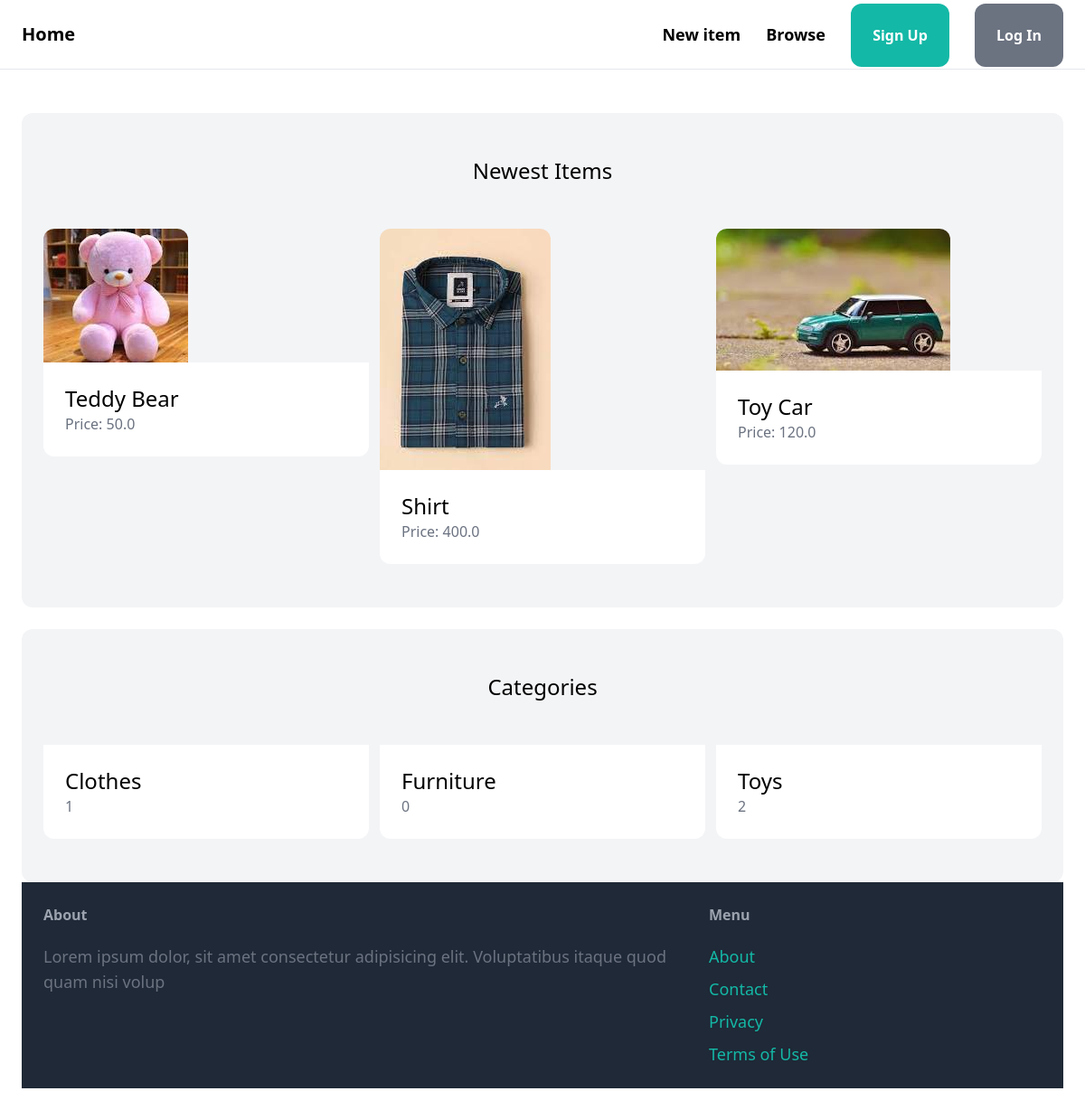
The page / on the database its author committed.
### item/models.py (models this page shows, shortened)
class Item(models.Model):
    category = models.ForeignKey(Category, related_name='items',on_delete=models.CASCADE)
    name = models.CharField(max_length=255)
    description = models.TextField(blank=True,null=True)
    price = models.FloatField()
    image = models.ImageField(upload_to='items_images', blank=True,null=True)
    is_sold = models.BooleanField(default=False)
    created_by = models.ForeignKey(User, related_name='items',on_delete=models.CASCADE)
    created_at = models.DateTimeField(auto_now_add=True)

class Category(models.Model):
    name = models.CharField(max_length=255)
    class Meta:
        ordering = ('name',)
        verbose_name_plural = 'Categories'

### core/views.py (the view)
# urls.py: path('',views.index,name='index'),
def index(request):
    items = Item.objects.filter(is_sold=False)[0:6]
    categories = Category.objects.all()
    return render(request, 'core/index.html',{
        'categories':categories,
        'items':items,
    })

### core/templates/core/index.html (shortened to what this page needs)
{% extends 'core/base.html' %}
{% block content %}
<div class="mt-6 px-6 py-12 bg-gray-100 rounded-xl">
    <h2 class="mb-12 text-2xl text-center">Newest Items</h2>
    <div class="grid grid-cols-3 gap-3">
        {% for item in items %}
        <div>
            <a href="{% url 'item:detail' item.id %}">
                <div>
                    <img src="{{ item.image.url }}" class="rounded-t-xl">
                </div>
                <div class="p-6 bg-white rounded-b-xl">
                    <h2 class="text-2xl">{{ item.name }}</h2>
                    <p class="text-gray-500">Price: {{ item.price }}</p>
                </div>
            </a>
        </div>
        {% endfor %}
    </div>
</div>
<div class="mt-6 px-6 py-12 bg-gray-100 rounded-xl">
    <h2 class="mb-12 text-2xl text-center">Categories</h2>
    <div class="grid grid-cols-3 gap-3">
        {% for category in categories %}
        <div>
            <a href="#">
                <div class="p-6 bg-white rounded-b-xl">
                    <h2 class="text-2xl">{{ category.name }}</h2>
                    <p class="text-gray-500">{{ category.items.count }}</p>
                </div>
            </a>
        </div>
        {% endfor %}
    </div>
{% endblock %}

### core/templates/core/base.html (shortened to what this page needs)
<!DOCTYPE html>
<html lang="en">
<head>
    <script src="https://cdn.tailwindcss.com"></script>
</head>
<body>
    <nav class='py-6 px-6 flex justify-between items-center border-b border-gray-200'>
        <a href="/" class='text-xl font-semibold'>Home</a>
        <div class="space-x-6">
            <a href="#" class="text-lg font-semibold hover:text-gray-500">New item</a>
            <a href="#" class="text-lg font-semibold hover:text-gray-500">Browse</a>
            {% if request.user.is_authenticated %}
                <a href="#" class="px-6 py-6 font-semibold bg-teal-500 text-white rounded-xl hover:bg-teal-700">Inbox</a>
                <a href="#" class="px-6 py-6 font-semibold bg-gray-500 text-white rounded-xl hover:bg-gray-700">Dashboard</a>
            {% else %}
                <a href="{% url 'core:signup' %}" class="px-6 py-6 font-semibold bg-teal-500 text-white rounded-xl hover:bg-teal-700">Sign Up</a>
                <a href="{% url 'core:login' %}" class="px-6 py-6 font-semibold bg-gray-500 text-white rounded-xl hover:bg-gray-700">Log In</a>
            {% endif %}
        </div>
    </nav>
    <div class = "px-6 py-6">
       {% block content %}
       {% endblock %}
    </div>
    <footer class="py-6 px-6 flex justify-between bg-gray-800">
        <div class="w-2/3 pr-10">
            <h3 class="mb-5 font-semibold text-gray-400">About</h3>
            <p class="text-lg text-gray-500">Lorem ipsum dolor, sit amet consectetur adipisicing elit. Voluptatibus itaque quod quam nisi volup</p>
        </div>
        <div class="w-1/3">
            <h3 class="mb-5 font-semibold text-gray-400">Menu</h3>
            <ul class="space-y-2">
                <li><a href="#" class="text-lg text-teal-500 hover:text-teal-700">About</a></li>
                <li><a href="{% url 'core:contact' %}" class="text-lg text-teal-500 hover:text-teal-700">Contact</a></li>
                <li><a href="#" class="text-lg text-teal-500 hover:text-teal-700">Privacy</a></li>
                <li><a href="#" class="text-lg text-teal-500 hover:text-teal-700">Terms of Use</a></li>
            </ul>
        </div>
    </footer>
</body>
</html>

### rows shown on the page
Item: image (picture), name "Teddy Bear", price "50.0"
Item: image (picture), name "Shirt", price "400.0"
Item: image (picture), name "Toy Car", price "120.0"
Category: name "Clothes", items.count "1"
Category: name "Furniture", items.count "0"
Category: name "Toys", items.count "2"
